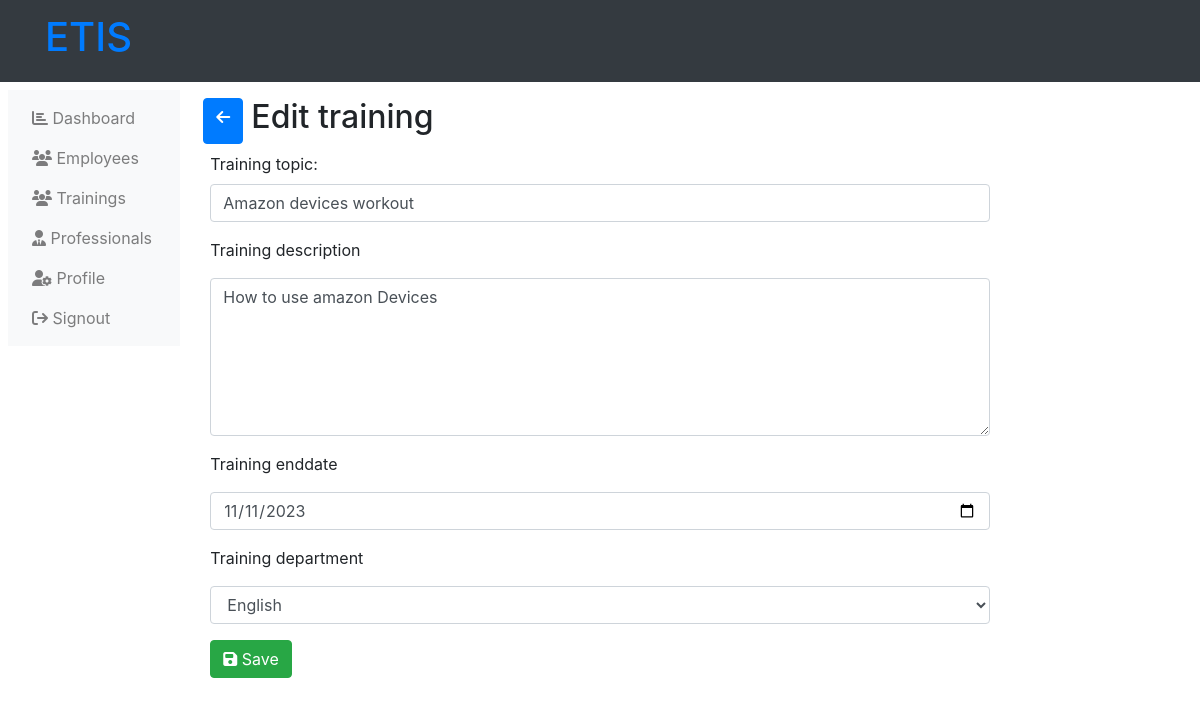
/administrator-edit-training.php?training_id=13 (signed in), run on the app's committed database.
### tables this page shows
CREATE TABLE `trainings` (
  `training_id` int(11) NOT NULL,
  `training_topic` varchar(255) NOT NULL,
  `training_description` text NOT NULL DEFAULT 'This is the defaullt description of the trainings',
  `training_start` varchar(255) NOT NULL,
  `training_end` varchar(255) NOT NULL,
  `training_cover` varchar(255) NOT NULL,
  `training_depart` int(11) NOT NULL,
  `training_status` varchar(255) NOT NULL
);

CREATE TABLE `departments` (
  `depart_id` int(11) NOT NULL,
  `depart_name` varchar(255) NOT NULL
);

### administrator-edit-training.php (the view, shortened to what this page needs)
<?php
    include('php/connection.php');
?>
<!DOCTYPE html>
<html lang="en">
<head>
    <link rel="stylesheet" href="https://maxcdn.bootstrapcdn.com/bootstrap/4.5.2/css/bootstrap.min.css">
    <link rel="stylesheet" href="https://cdnjs.cloudflare.com/ajax/libs/font-awesome/6.4.2/css/all.min.css" />
</head>
<body>
    <?php include("php/administration-header.php"); ?>
    <div class="">
        <div class="row p-2">
            <?php
                include("php/administration-left-links.php");
            ?>
            <div class="col-md-8">
                <?php
                    if (!$_GET['training_id']) {
                        ?>
                        <p class="alert alert-danger">
                            No training sent to server.
                        </p>
                        <?php
                    }
                    else {
                        $training = $_GET['training_id'];
                        $checktraing_exists = mysqli_query($server,"SELECT * from trainings WHERE training_id ='$training'");
                        if (mysqli_num_rows($checktraing_exists) != 1) {
                            ?>
                            <p class="alert alert-danger">
                                Training doesn't exist.
                            </p>
                            <?php
                        }
                        else {
                            $data_training_exists = mysqli_fetch_array($checktraing_exists);
                            $training_topic = $data_training_exists['training_topic'];
                            ?>
                            <div class="row p-2">
                                <a href="administration-trainings.php" class="btn btn-primary">
                                    <i class="fas fa-arrow-left"></i>
                                </a>
                                <h2 class="ml-2">Edit training</h2>
                            </div>
                            <form action="" method="post" enctype="multipart/form-data">
                                <div class="form-group">
                                    <label for="content">Training topic:</label>
                                    <input type="text" name="topic" class="form-control" value="<?php echo $training_topic; ?>">
                                </div>
                                <p>
                                    Training description
                                </p>
                                <p>
                                    <textarea name="descri" placeholder="Type..." rows="6" class="form-control"><?php echo $data_training_exists['training_description']; ?></textarea>
                                </p>
                                <p>
                                    Training enddate
                                </p>
                                <p>
                                    <input type="date" name="end" placeholder="Type..." value="<?php echo $data_training_exists['training_end']; ?>" class="form-control">
                                </p>
                                <p>
                                    Training department
                                </p>
                                <p>
                                    <select name="depart" id="" class="form-control">
                                        <?php
                                            $depart_ment= $data_training_exists['training_depart'];
                                            $get_depart_inf = mysqli_fetch_array(mysqli_query($server,"SELECT * from
                                                departments WHERE
                                                depart_id = '$depart_ment'
                                            "));
                                        ?>
                                        <option value="<?php echo $depart_ment ?>">
                                            <?php echo $get_depart_inf['depart_name']; ?>
                                        </option>
                                    </select>
                                </p>
                                <p>
                                    <button type="submit" name="save_trng" class="btn btn-success">
                                        <i class="fa fa-save"></i>
                                        Save
                                    </button>
                                </p>
                            </form>
                            <?php
                        }
                    }
                ?>
            </div>
        </div>
    </div>
</body>
</html>

### data on the page
trainings: topic "Amazon devices workout", descri "How to use amazon Devices", end "11/11/2023"
departments: depart "English"
